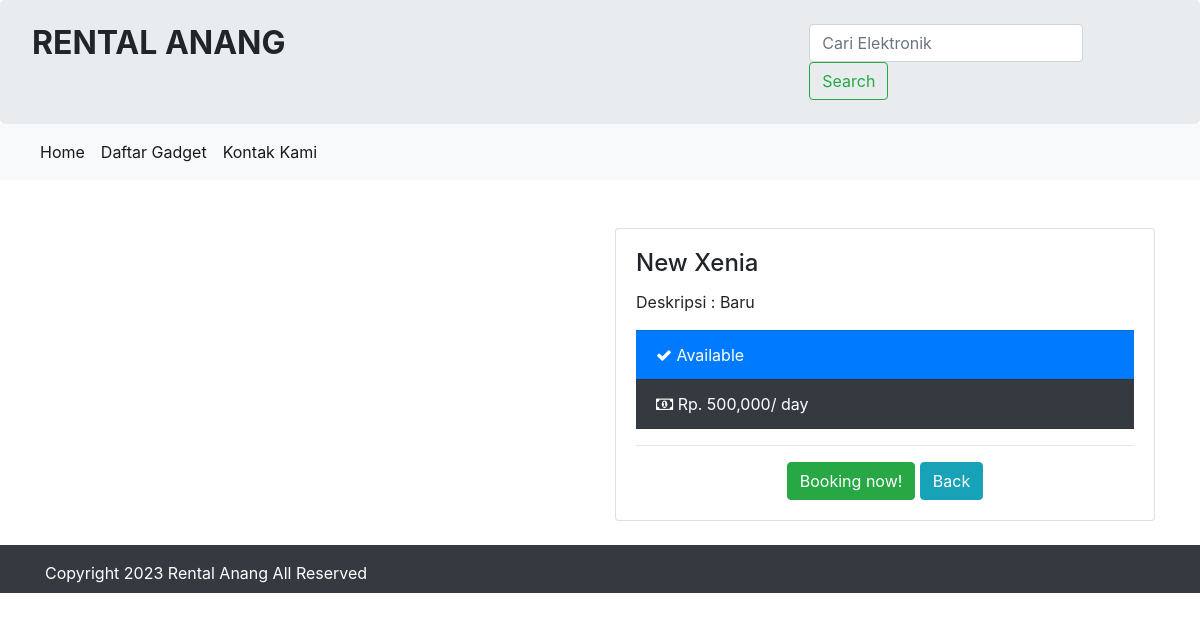
/detail.php?id=6, run on an earlier commit of the app's database.
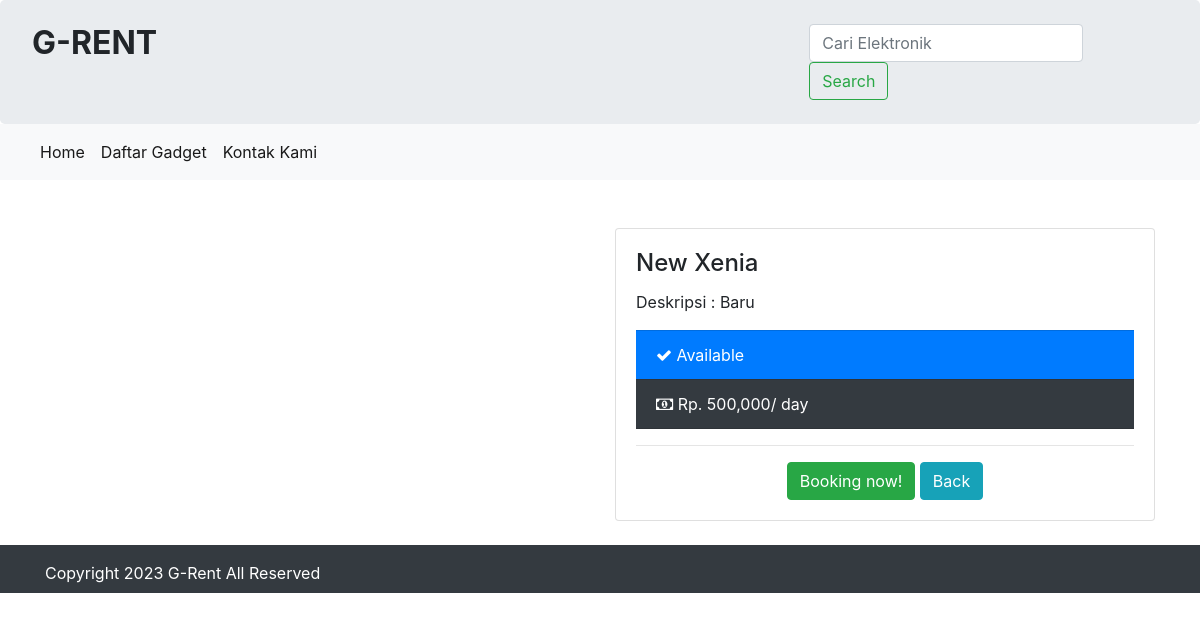
And on a later commit of the database.
### tables this page shows
CREATE TABLE `infoweb` (
  `id` int(11) NOT NULL,
  `nama_rental` varchar(255) DEFAULT NULL,
  `telp` varchar(15) DEFAULT NULL,
  `alamat` text DEFAULT NULL,
  `email` varchar(255) DEFAULT NULL,
  `no_rek` text DEFAULT NULL,
  `updated_at` timestamp NOT NULL DEFAULT current_timestamp()
);

CREATE TABLE `gadget` (
  `id_gadget` int(11) NOT NULL,
  `no_plat` varchar(255) NOT NULL,
  `merk` varchar(255) NOT NULL,
  `harga` int(255) NOT NULL,
  `deskripsi` varchar(255) NOT NULL,
  `status` varchar(255) NOT NULL,
  `gambar` text NOT NULL
);

### koneksi/koneksi.php (called while the page is built, shortened)
<?php
    $user = 'root';
    $pass = '';
    $koneksi = new PDO("mysql:host=localhost;dbname=codekop_free_rental", $user, $pass);
    $sql_web = "SELECT * FROM infoweb WHERE id = 1";
    $row_web = $koneksi->prepare($sql_web);
    $row_web->execute();
    $info_web = $row_web->fetch(PDO::FETCH_OBJ);
?>

### detail.php (the view, shortened to what this page needs)
<?php
    require 'koneksi/koneksi.php';
    include 'header.php';
    $id = strip_tags($_GET['id']);
    $hasil = $koneksi->query("SELECT * FROM gadget WHERE id_gadget = '$id'")->fetch();
?>
<div class="container mt-5">
<div class="row">
    <div class="col-sm-6">
    </div>
    <div class="col-sm-6">
        <div class="card">
            <div class="card-body">
                <h4 class="card-title"><?php echo $hasil['merk'];?></h4>
                <p class="card-text">
                    Deskripsi :
                    <?php echo $hasil['deskripsi'];?>
                </p>
                <ul class="list-group list-group-flush">
                    <?php if($hasil['status'] == 'Tersedia'){?>
                    <li class="list-group-item bg-primary text-white">
                        <i class="fa fa-check"></i> Available
                    </li>
                    <?php }else{?>
                    <li class="list-group-item bg-danger text-white">
                        <i class="fa fa-close"></i> Not Available
                    </li>
                    <?php }?>
                    <li class="list-group-item bg-dark text-white">
                        <i class="fa fa-money"></i> Rp. <?php echo number_format($hasil['harga']);?>/ day
                    </li>
                </ul>
                <hr/>
                <center>
                    <a href="booking.php?id=<?php echo $hasil['id_gadget'];?>" class="btn btn-success">Booking now!</a>
                    <a href="index.php" class="btn btn-info">Back</a>
                </center>
            </div>
         </div>
    </div>
</div>
</div>
<?php include 'footer.php';?>

### header.php (shortened to what this page needs)
<!doctype html>
<html lang="en">
  <head>
    <link rel="stylesheet" href="assets/css/bootstrap.css" >
    <link rel="stylesheet" href="assets/css/font-awesome.css" >
  </head>
  <body>
    <div class="jumbotron pt-4 pb-4">
        <div class="row">
            <div class="col-sm-8">
                <h2><b style="text-transform:uppercase;"><?= $info_web->nama_rental;?> </b></h2>
            </div>
            <div class="col-sm-4">
                <form class="form-inline" method="get" action="blog.php">
                    <input class="form-control mr-sm-2" type="search" name="cari" placeholder="Cari Elektronik" aria-label="Search">
                    <button class="btn btn-outline-success my-2 my-sm-0" type="submit">Search</button>
                </form>
            </div>
        </div>
    </div>
    <nav class="navbar navbar-expand-lg navbar-light bg-light">
        <div class="collapse navbar-collapse" id="navbarTogglerDemo01">
            <ul class="navbar-nav mr-auto mt-2 mt-lg-0">
                <li class="nav-item active">
                    <a class="nav-link" href="index.php">Home <span class="sr-only">(current)</span></a>
                </li>
                <li class="nav-item active">
                    <a class="nav-link" href="blog.php">Daftar Gadget</a>
                </li>
                <li class="nav-item active">
                    <a class="nav-link" href="kontak.php">Kontak Kami</a>
                </li>
            </ul>
        </div>
    </nav>

### footer.php (shortened to what this page needs)
    <div class="footer mt-4 bg-dark text-white pt-3 pb-2">
      <div class="container">
        Copyright <?= date('Y');?> <?= $info_web->nama_rental;?> All Reserved
      </div>
    </div>
  </body>
</html>

What changed in the data, as far as the page shows it:
changed infoweb: nama_rental "RENTAL ANANG" → "G-RENT"; nama_rental "Rental Anang" → "G-Rent"
